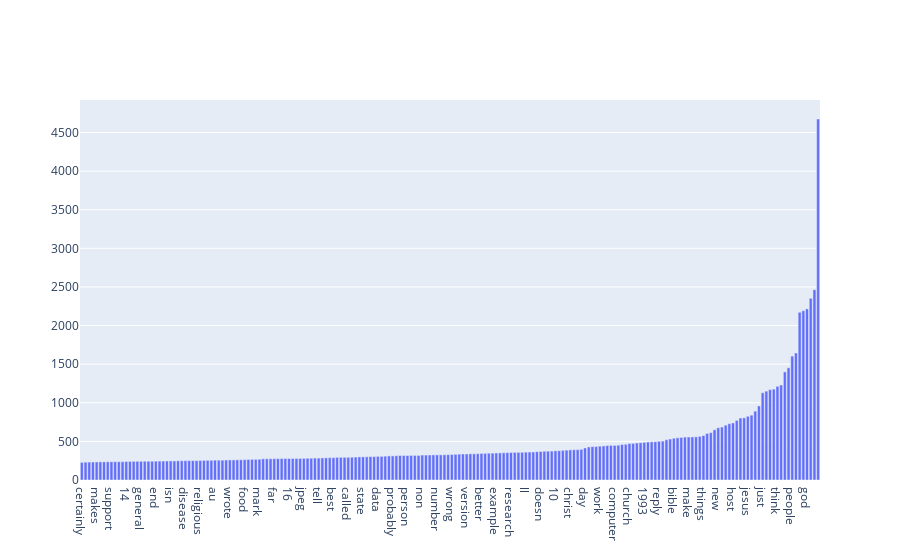

Notebook code cell kept with this figure:
### Markdown cell above
We already have got the long tail above, but to demonstrate that it could be reached sorting the values another way, we can make following example with "reflection" of long tail:

### Code cell
fig = go.Figure(    
    go.Bar(x=top200.sort_values(by='Freq', ascending=True)['Word'], 
           y=top200.sort_values(by='Freq', ascending=True)['Freq']),
    
)

fig.show()

### Figure 1 — Plotly figure (JSON) as saved in the notebook; plotly's stock layout.template omitted (floating-point values rounded to 4 significant figures; data arrays with more than 128 entries replaced by an {"elided": "..."} marker saying what was removed)
{"data": [{"type": "bar", "x": {"elided": "200 str values"}, "y": {"elided": "200 int values"}}], "layout": {}}
